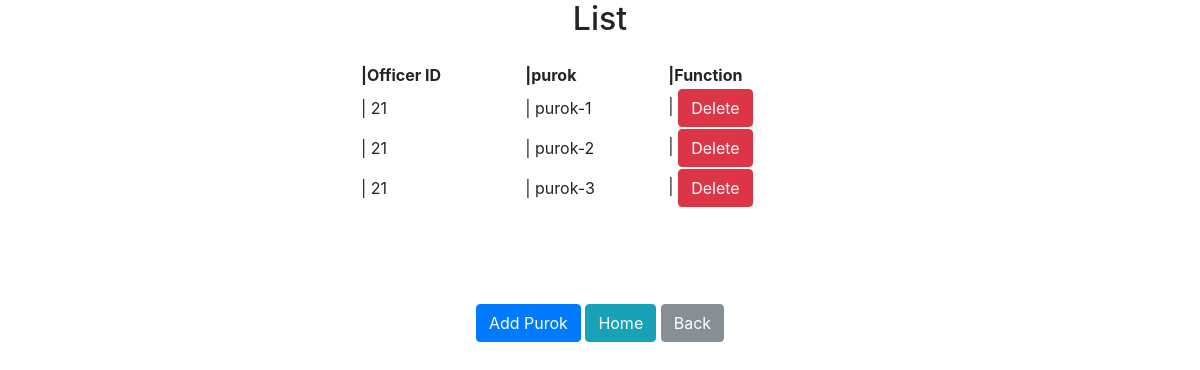
Before: /puroklist.php with the older database file.
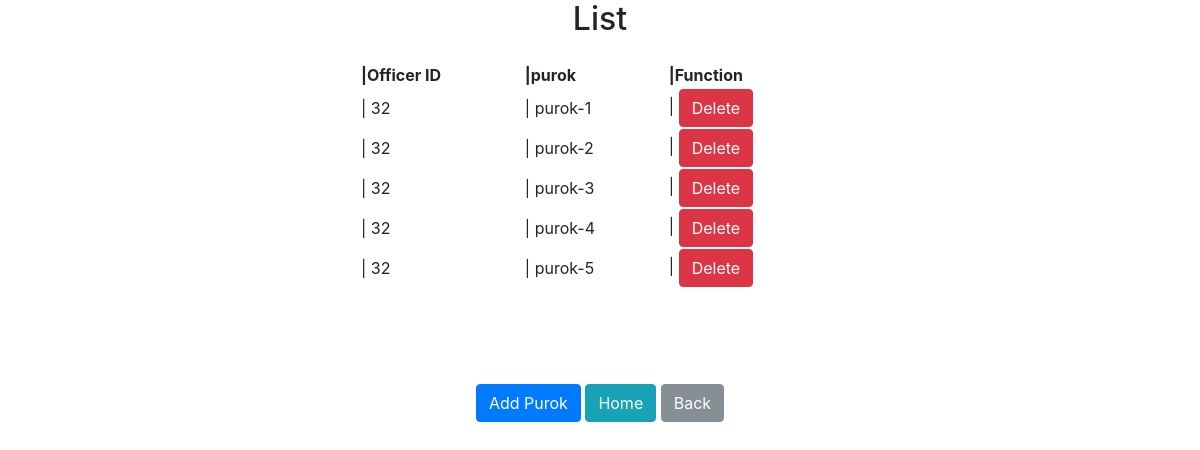
After: the same page with the newer database file.
### tables this page shows
CREATE TABLE `purok2` (
  `officer_id` int(10) NOT NULL,
  `purok` varchar(10) NOT NULL
);

### puroklist.php (the view, shortened to what this page needs)
<?php
require 'connect.php';
	$sql = "SELECT * FROM purok2";
	$records=mysqli_query($con,$sql);
?>
<!DOCTYPE html>
<html>
<head>
		<link rel="stylesheet" href="bootstrap/css/bootstrap.min.css">
</head>
<body>
<center><h2> List </h2>
<table class="table table-bordered table-hover table-striped">
<table style="width:40%">
  <tr>
        <th scope="col">|Officer ID</th>
        <th scope="col">|purok </th>
        <th scope="col">|Function</th>
      </center></tr>
 <tbody>
	  <?php
      		while($information=mysqli_fetch_assoc($records)){
      			echo "<tr>";?>
			<tr>
			<td> | <?php echo $information['officer_id']?></td>
			<td> | <?php echo $information['purok']?></td>
	<td> | <a class="btn btn-danger" href="deletepurok.php?id=<?php echo $information['purok']; ?>">Delete</i></a>
		</td>
	</tr>
    	<?php
    		}
      	?>
	</tbody>
	 <br><br><br><br><a href= "addpurok.php"><input class="btn btn-primary" type="button" id="list_btn" value="Add Purok"/></a>
	<a href ="home.php"><input class="btn btn-info"  type="button" id="list_btn" value="Home"/></a>
	<a href ="list.php"><input class="btn btn-secondary" type="button" id="list_btn" value="Back"/></a>
</body>
</html>

Changed rows visible on the page:
changed purok2 "purok-1": officer "21" → "32"
changed purok2 "purok-2": officer "21" → "32"
changed purok2 "purok-3": officer "21" → "32"
added purok2: officer "32", purok "purok-4"
added purok2: officer "32", purok "purok-5"
